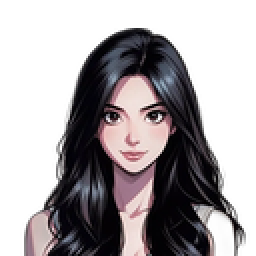
#> input picture docs/agent/evidence/p5/_base_xinya2.png, 128 x 128 px (shown 2 times larger)
$ python _tmp_base2_probe.py
#> lines starting #> are read from the running program, lines starting #| are printed output that depends on the picture; after the words box and inside, x2 and y2 are one past the last pixel; in counts of white or black regions, pixels touching at a corner belong together
# -*- coding: utf-8 -*-
r"""在**真实生成的底图**上重新定位五官。

上一版的坐标是从"窗口模拟用的 A 构图"（128×114 却被当成 128×128 摆放）推来的，
底图实际是 128×114 —— 坐标系不同，套过去必然错位。
这里直接对 `_base_xinya2.png` 做像素分析，让坐标出自**同一张图**。

判据（吸取前几轮的错）：
  · 形态学上，脸 = 被头发包围的**肤色连通区**；头发是暗的但不是判据（会连成一片）
  · 眼睛 = 脸内部的暗块（在肤色区**内部**找，避免把头发算进来）
  · 脖子 = 肤色横向宽度**从"脸宽"突增到"肩宽"**的那一行（不是全图最窄行 —— 那个会撞到腰带）
"""
from pathlib import Path

import numpy as np
from PIL import Image, ImageDraw

ROOT = Path(__file__).resolve().parents[4]
OUT = ROOT / "docs" / "agent" / "evidence" / "p5"
im = Image.open(OUT / "_base_xinya2.png").convert("RGBA")
#> im is the input picture: PIL image 128x128 RGBA; mean R, G, B, A 37.7, 33, 35.2, 123.1
a = np.asarray(im).astype(np.float64)
alpha, rgb = a[:, :, 3], a[:, :, :3]
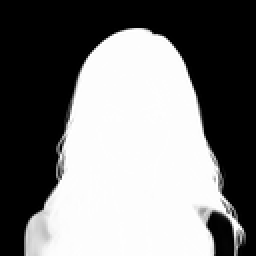
#> alpha: shape (128, 128) float64 (shown 2 times larger); min 0, max 255, mean 123.1
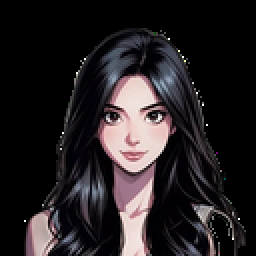
#> rgb: shape (128, 128, 3) float64 (shown 2 times larger); mean R, G, B 37.7, 33, 35.2
lum = 0.299 * rgb[:, :, 0] + 0.587 * rgb[:, :, 1] + 0.114 * rgb[:, :, 2]
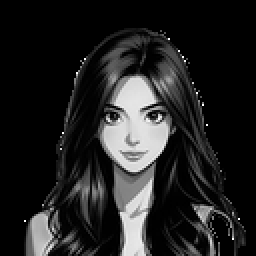
#> lum: shape (128, 128) float64 (shown 2 times larger); min 0, max 255, mean 34.7
op = alpha > 128
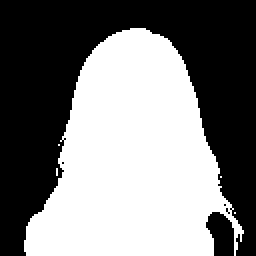
#> op: shape (128, 128) bool (shown 2 times larger); 49% white; 5 white regions (4 under 20 px), largest, box (x1, y1, x2, y2) and area: (12, 14, 122, 128) 8014
H, W = op.shape
#> H = 128; W = 128
print(f"底图 {W}×{H}")
#| 底图 128×128

ys, xs = np.where(op)
#> ys = 8021 values from 14 to 127; xs = 8021 values, max 121 at index 6864, min 12 at index 7250, mean 65.86
print(f"角色包围盒 x[{xs.min()}..{xs.max()}] y[{ys.min()}..{ys.max()}]")
#| 角色包围盒 x[12..121] y[14..127]

# 肤色：亮且暖
skin = op & (lum > 150) & ((rgb[:, :, 0] - rgb[:, :, 2]) > 30)
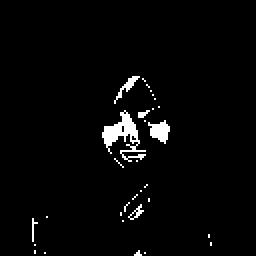
#> skin: shape (128, 128) bool (shown 2 times larger); 2.6% white; 31 white regions (27 under 20 px), largest, box (x1, y1, x2, y2) and area: (51, 55, 73, 81) 212, (74, 60, 85, 72) 79, (57, 38, 70, 52) 43, (64, 102, 72, 110) 21
print()
print("肤色逐行横向范围（每 2 行）:")
print("   y     范围            宽   连续段数")
print("  " + "-" * 50)
rows = []
for y in range(H):
    cols = np.where(skin[y])[0]
    if not len(cols):
        continue
    # 连续段数：用来分辨"脸(1段)"与"脸+两臂(3段)"
    segs = 1 + int((np.diff(cols) > 2).sum())
    rows.append((y, int(cols.min()), int(cols.max()), len(cols), segs))
    if y % 2 == 0:
        print(f"  {y:>3}   x[{cols.min():>3}..{cols.max():>3}]   {len(cols):>3}   {segs}")
#> this loop made 128 passes
#> segs on passes 61, 63, 65, 67, 69, 71, 73, 75, 77, 79, 81, 83: 3, 2, 2, 2, 4, 4, 3, 2, 2, 1, 3, 1
#> (cols, segs) on passes 39 to 44: ([66, 67, 68, 69], 1), ([64, 65, 66, 67, 68, 71], 2), ([64, 65, 66, 67, 72], 2), ([63, 64, 65, 66], 1), ([62, 63, 64, 65, 66, 73], 2), ([61, 62, 63, 64, 65, 74], 2)
#|    38   x[ 66.. 69]     4   1
#|    40   x[ 64.. 72]     5   2
#|    42   x[ 62.. 73]     6   2
#|    44   x[ 60.. 64]     4   1
#|    46   x[ 59.. 60]     2   1
#|    48   x[ 58.. 60]     3   1
#|    50   x[ 57.. 57]     1   1
#|    54   x[ 76.. 76]     1   1
#> (further printed lines are left out)
#> after the loop, rows = 77 items, first 6: (38, 66, 69, 4, 1), (39, 64, 71, 6, 2), (40, 64, 72, 5, 2), (41, 63, 66, 4, 1), (42, 62, 73, 6, 2), (43, 61, 74, 6, 2)

# 脖子判据：段数从 1 变成 >1 的第一行（手臂出现），再回退几行到下巴
multi = [r for r in rows if r[4] > 1]
#> multi = 46 items, first 6: (39, 64, 71, 6, 2), (40, 64, 72, 5, 2), (42, 62, 73, 6, 2), (43, 61, 74, 6, 2), (45, 60, 75, 3, 3), (47, 59, 76, 3, 2)
first_multi = multi[0][0] if multi else None
#> first_multi = 39
print()
print(f"段数首次 >1 的行: y={first_multi}（这一行开始同时出现脸/脖子与手臂）")
#| 段数首次 >1 的行: y=39（这一行开始同时出现脸/脖子与手臂）

# 脸：上部那段"只有 1 段肤色"的区域里，最宽的一批行
single = [r for r in rows if r[4] == 1]
#> single = 31 items, first 6: (38, 66, 69, 4, 1), (41, 63, 66, 4, 1), (44, 60, 64, 4, 1), (46, 59, 60, 2, 1), (48, 58, 60, 3, 1), (50, 57, 57, 1, 1)
if single:
    top = single[0][0]
#> top = 38
    # 脸的底部：单段肤色里宽度开始明显 > 脸宽的（胸口）
    widths = np.array([r[3] for r in single])
#> widths = 31 values, max 10 at index 10, min 1 at index 5, mean 1.97
    wmax = widths.max()
#> wmax = 10
    face_rows = [r for r in single if r[3] <= wmax * 1.25]
#> face_rows has the same summary as single
    fy0, fy1 = face_rows[0][0], face_rows[-1][0]
#> fy0 = 38; fy1 = 127
    print(f"单段肤色区 y[{top}..{single[-1][0]}]，最宽 {wmax}px")
#| 单段肤色区 y[38..127]，最宽 10px
    print(f"⇒ 脸/脖子区 y[{fy0}..{fy1}]")
#| ⇒ 脸/脖子区 y[38..127]

# 脸内部的暗块（眼睛/嘴）
print()
print("脸区域内暗块（lum<100）逐行:")
for y in range(max(0, fy0), min(H, fy1 + 20)):
    cols = np.where(op[y] & (lum[y] < 100))[0]
    # 只保留被肤色包围的（左右各 1px 内有肤色）
    keep = [c for c in cols
            if (c > 0 and skin[y, c - 1]) or (c < W - 1 and skin[y, c + 1])]
    if keep:
        print(f"  y={y:>3}  暗块 x[{min(keep)}..{max(keep)}]  {len(keep)} 个")
#> this loop made 90 passes
#> keep on passes 18, 19, 20, 24, 26, 27, 28, 29, 31, 32, 34, 45: [61], [74], [59, 73], [79], [51, 85], [85], [85], [50], [84], [84], [83], [59]
#|   y= 55  暗块 x[61..61]  1 个
#|   y= 56  暗块 x[74..74]  1 个
#|   y= 57  暗块 x[59..73]  2 个
#|   y= 61  暗块 x[79..79]  1 个
#|   y= 63  暗块 x[51..85]  2 个
#|   y= 64  暗块 x[85..85]  1 个
#|   y= 65  暗块 x[85..85]  1 个
#|   y= 66  暗块 x[50..50]  1 个
#> (further printed lines are left out)

# 输出放大核对图
Z = 6
big = im.resize((W * Z, H * Z), Image.NEAREST)
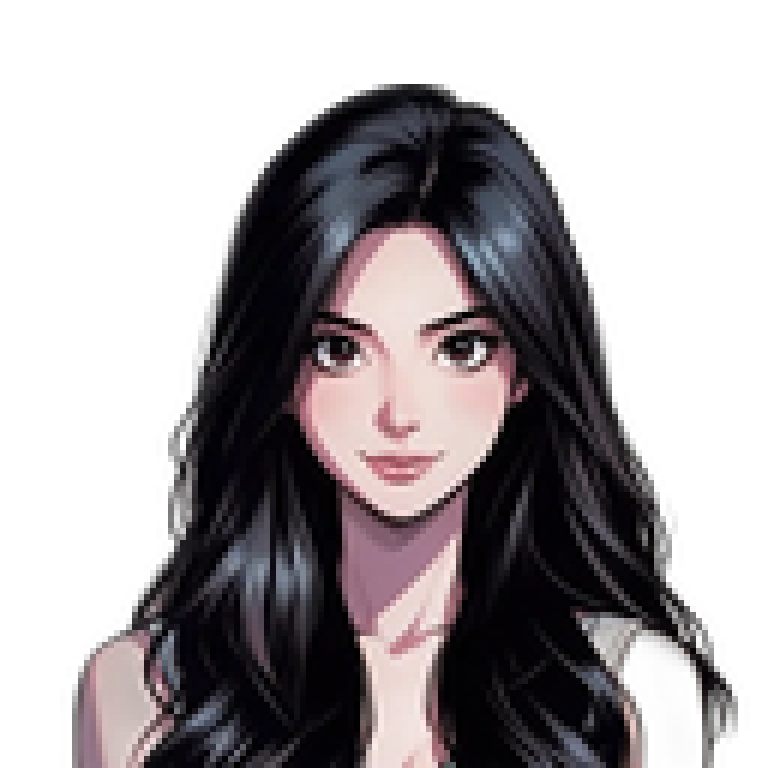
#> big: PIL image 768x768 RGBA; mean R, G, B, A 37.7, 33, 35.2, 123.1; transparent parts drawn white
cv = Image.new("RGB", (W * Z, H * Z), (248, 248, 250))
cv.paste(big, (0, 0), big)
d = ImageDraw.Draw(cv)
for gy in range(0, H, 10):
    d.line([(0, gy * Z), (W * Z, gy * Z)], fill=(224, 224, 232))
    d.text((2, gy * Z + 1), str(gy), fill=(130, 130, 150))
for gx in range(0, W, 10):
    d.line([(gx * Z, 0), (gx * Z, H * Z)], fill=(224, 224, 232))
    d.text((gx * Z + 2, 2), str(gx), fill=(130, 130, 150))
p = OUT / "_base_xinya2_zoom.png"
cv.save(p)
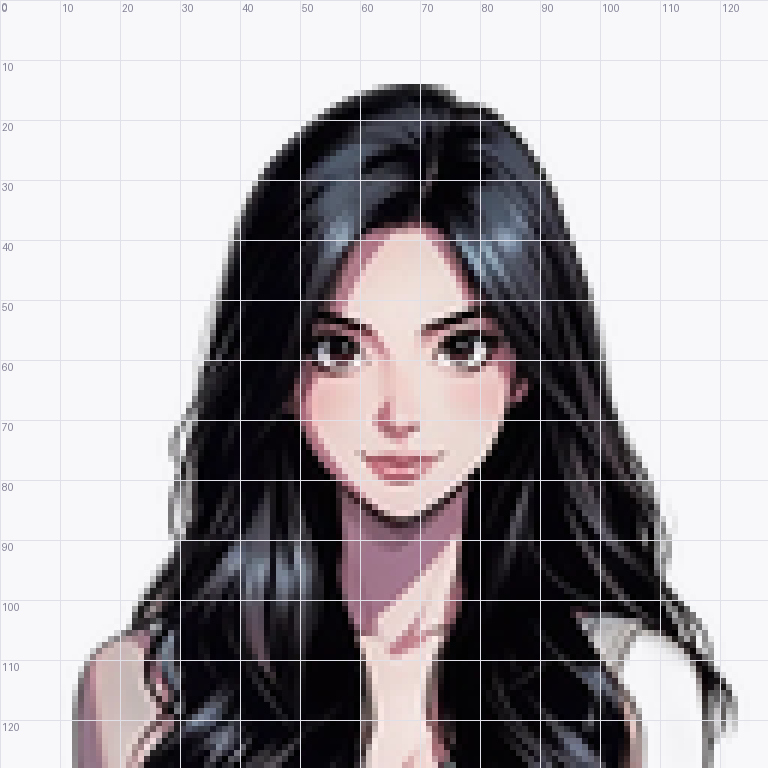
#> saved as _base_xinya2_zoom.png: PIL image 768x768 RGB; mean R, G, B 165.5, 161.1, 164.6
print()
print(f"放大核对图: {p.name}  ({W*Z}×{H*Z})")
#| 放大核对图: _base_xinya2_zoom.png  (768×768)
